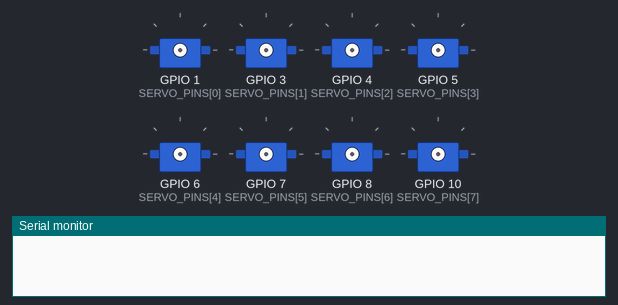
A sketch run on a simulated ESP32-S3. Parts: 8 × servo, the last lines printed to the serial monitor. Random numbers use the default seed unless the sketch sets one; servo pulses on a pin are drawn as a servo (544–2400 µs = 0–180°).

Above: at 0.0 s.
At 4.4 s:
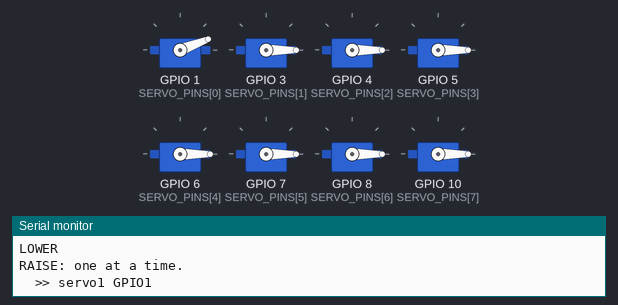
At 8.5 s:
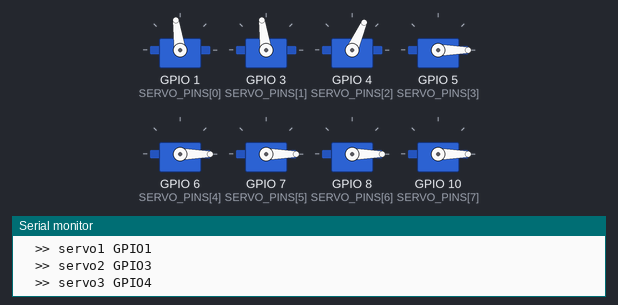
At 12.8 s:
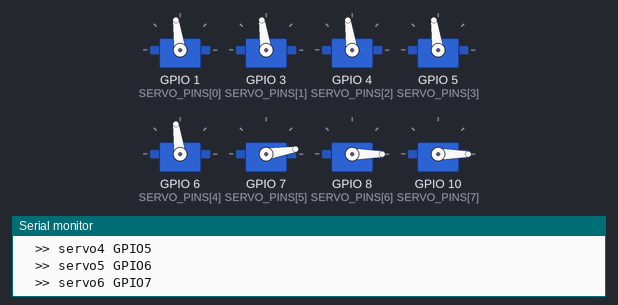
At 17.1 s:
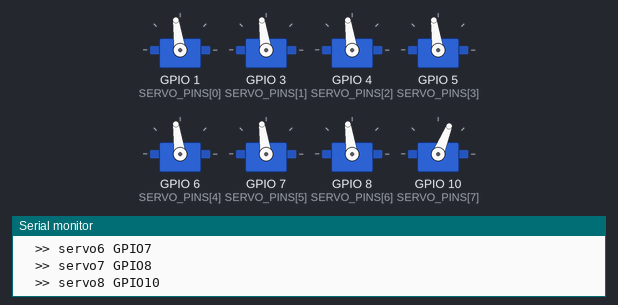
At 39.88 s:
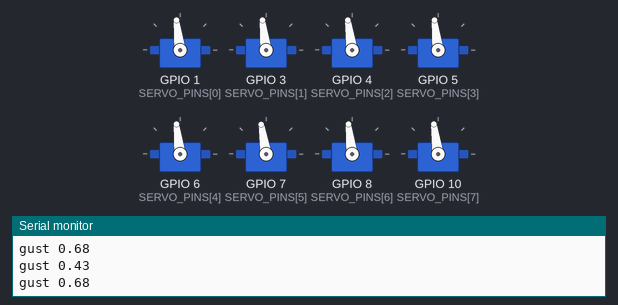
Timing chart, 0 to 40.0 s (numbered marks = the images above):
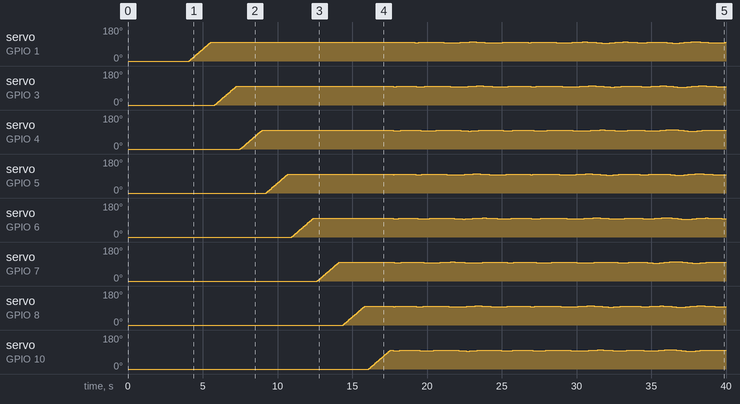

The sketch:

polyp_3x3_breeze_v4_1.ino
```cpp
/*
 * PROJECT: Polyp (notwled servo console)
 * DEVICE:  3x3 rig, gentle breeze, ESP32-S3 SuperMini
 *
 * v4.1. Rests at 100 degrees and never stops moving, gently. Where v4.0
 * fired discrete random shivers (which reads as "something startled it"),
 * this aims at a breeze, which is a different thing in three ways:
 *
 *   1. CONTINUOUS, NOT EVENT-DRIVEN. Nothing switches on or off. The stalks
 *      are always in motion, sometimes almost imperceptibly.
 *
 *   2. SPATIALLY CORRELATED. Real wind crosses a field, so neighbours move
 *      together with a lag rather than independently. Each servo's phase is
 *      offset by its position in the grid (mostly by column, slightly by
 *      row), so the motion visibly travels across the rig on a diagonal.
 *      This is the part that most separates "breeze" from "random twitching".
 *
 *   3. GUSTY. A slow envelope swells and fades the whole field. It is built
 *      from two slow sines at incommensurate periods (11s and 17s) summed,
 *      so the pattern never actually repeats, and it never reaches zero, so
 *      the field is never quite still.
 *
 * The flutter itself is likewise two sines at incommensurate periods (2.5s
 * and 3.7s) rather than one, plus a fixed random phase per servo generated
 * at boot. Sums of incommensurate sines are the standard cheap trick for
 * organic-looking motion: no shared period means no visible loop.
 *
 * Suits this hardware, too. Amplitude is small and speed is low, but unlike
 * the old slow sway the servos are never asked to hold a near-static target,
 * which is the regime where cheap analog units stall and lurch.
 *
 * TRIM: all zero, as asked, following the horn change. If servos sit
 * visibly out of line with each other, put their offsets in angleTrim.
 *
 * SHAFT_TO_TIP_MM only affects printed millimetre figures, not motion.
 * Update it for the longer horns.
 *
 * STARTUP: the 0 -> rest raise sequence is kept because it was liked, but
 * note it now sweeps a much longer arm through a much bigger arc. If the
 * new horns can hit anything on the way up, set DO_STARTUP_RAISE false and
 * it will simply ease to rest instead.
 *
 * WIRING: GPIO 1,3,4,5,6,7,8,10 -> servo 1..8. GPIO 2,9,11 unused.
 */

#define VERSION "4.1"

// ---------------- CONFIG ----------------

const int SERVO_COUNT = 8;
const int SERVO_PINS[SERVO_COUNT] = {1, 3, 4, 5, 6, 7, 8, 10};

// reporting only, update for the longer horns
const float SHAFT_TO_TIP_MM = 450.0;

const int SERVO_HZ = 50;
const int RES_BITS = 14;
const int MIN_US   = 500;
const int MAX_US   = 2400;

const float REST_DEG = 100.0;

// --- the breeze ---
const float SWAY_DEG = 5.0;        // peak degrees either side, at full gust

const float FLUTTER_A_S = 2.5;     // the two flutter periods. Deliberately
const float FLUTTER_B_S = 3.7;     // incommensurate, so they never re-align.

const float GUST_PERIOD_A_S = 11.0; // slow swell, likewise incommensurate
const float GUST_PERIOD_B_S = 17.0;
const float GUST_FLOOR = 0.18;     // never fully still; 0 would mean dead calm

// how far the wave lags from one column/row to the next, radians.
// larger = the breeze visibly travels; 0 = whole field moves as one.
const float LAG_PER_COL = 1.10;
const float LAG_PER_ROW = 0.35;

float angleTrim[SERVO_COUNT] = {0, 0, 0, 0, 0, 0, 0, 0};  // all zero, as asked

// --- startup ---
const bool  DO_STARTUP_RAISE = true;   // false = just ease to rest
const float LOWER_DEG = 0.0;
const unsigned long LOWER_HOLD_MS = 1500;
const float RISE_STEP_DEG = 1.0;
const int   RISE_STEP_MS  = 15;
const int   PAUSE_BETWEEN_SERVOS_MS = 200;

// -----------------------------------------

bool attachedOk[SERVO_COUNT];
const uint32_t TICKS = 1UL << RES_BITS;

float spatialPhase[SERVO_COUNT];  // fixed lag from grid position
float phaseJitter[SERVO_COUNT];   // fixed per-servo randomness

uint32_t usToDuty(float us) {
  return (uint32_t)lroundf(us * (float)TICKS / (1000000.0f / SERVO_HZ));
}

float degToUs(float deg) {
  if (deg < 0) deg = 0;
  if (deg > 180) deg = 180;
  return MIN_US + (deg / 180.0f) * (MAX_US - MIN_US);
}

void writeDeg(int i, float deg) {
  if (!attachedOk[i]) return;
  ledcWrite(SERVO_PINS[i], usToDuty(degToUs(deg + angleTrim[i])));
}

// slow swell of the whole field, 0..1, never quite reaching zero
float gust(float t) {
  float a = 0.5f + 0.5f * sinf(2.0f * PI * t / GUST_PERIOD_A_S);
  float b = 0.5f + 0.5f * sinf(2.0f * PI * t / GUST_PERIOD_B_S + 1.7f);
  float g = 0.45f * a + 0.55f * b;
  return GUST_FLOOR + (1.0f - GUST_FLOOR) * g;
}

float breezeOffset(int i, float t) {
  float p = spatialPhase[i] + phaseJitter[i];
  float s = 0.62f * sinf(2.0f * PI * t / FLUTTER_A_S + p)
          + 0.38f * sinf(2.0f * PI * t / FLUTTER_B_S + p * 1.3f);
  return SWAY_DEG * gust(t) * s;
}

void setup() {
  Serial.begin(115200);
  delay(2500);
  Serial.printf("\nPolyp 3x3 breeze, firmware v%s\n", VERSION);
  randomSeed(esp_random());

  for (int i = 0; i < SERVO_COUNT; i++) {
    attachedOk[i] = ledcAttach(SERVO_PINS[i], SERVO_HZ, RES_BITS);
    // grid position: servo n sits at row (n-1)/3, col (n-1)%3, matching
    //   7 8 9   <- row 2
    //   4 5 6
    //   1 2 3   <- row 0
    int row = i / 3, col = i % 3;
    spatialPhase[i] = -(col * LAG_PER_COL + row * LAG_PER_ROW);
    phaseJitter[i] = (float)random(-300, 301) / 1000.0f; // +/-0.3 rad
  }

  Serial.print("attached:");
  for (int i = 0; i < SERVO_COUNT; i++) {
    Serial.printf(" s%d/GPIO%d=%s", i + 1, SERVO_PINS[i],
                  attachedOk[i] ? "OK" : "FAIL");
  }
  Serial.println();
  Serial.printf("rest %.0f deg, breeze +/-%.1f deg peak (%.0fmm at a %.0fmm tip)\n",
                REST_DEG, SWAY_DEG,
                SHAFT_TO_TIP_MM * sinf(radians(SWAY_DEG)), SHAFT_TO_TIP_MM);
  Serial.printf("flutter %.1fs/%.1fs, gusts %.0fs/%.0fs, trim all zero\n",
                FLUTTER_A_S, FLUTTER_B_S, GUST_PERIOD_A_S, GUST_PERIOD_B_S);

  if (DO_STARTUP_RAISE) {
    for (int i = 0; i < SERVO_COUNT; i++) writeDeg(i, LOWER_DEG);
    Serial.println("LOWER");
    delay(LOWER_HOLD_MS);
    Serial.println("RAISE: one at a time.");
    for (int i = 0; i < SERVO_COUNT; i++) {
      Serial.printf("  >> servo%d GPIO%d\n", i + 1, SERVO_PINS[i]);
      Serial.flush();
      for (float d = LOWER_DEG; d <= REST_DEG; d += RISE_STEP_DEG) {
        writeDeg(i, d);
        delay(RISE_STEP_MS);
      }
      writeDeg(i, REST_DEG);
      delay(PAUSE_BETWEEN_SERVOS_MS);
    }
  } else {
    for (int i = 0; i < SERVO_COUNT; i++) writeDeg(i, REST_DEG);
    delay(1500);
  }

  Serial.println("BREEZE.");
}

void loop() {
  float t = millis() / 1000.0;

  for (int i = 0; i < SERVO_COUNT; i++) {
    writeDeg(i, REST_DEG + breezeOffset(i, t));
  }

  static unsigned long lastReport = 0;
  if (millis() - lastReport > 10000) {
    lastReport = millis();
    Serial.printf("gust %.2f\n", gust(t));
  }

  delay(1000 / SERVO_HZ);
}
```
